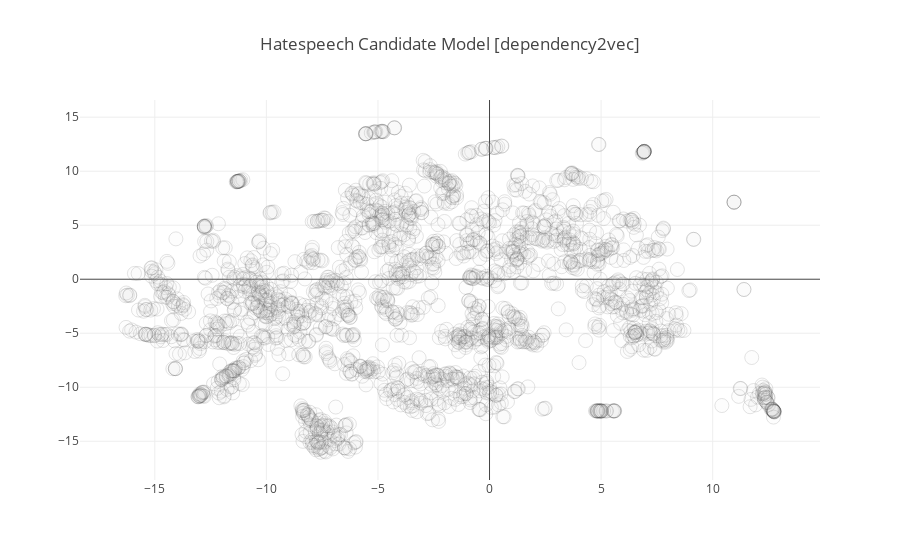

Notebook cell for this chart:
### Markdown cell above
#### 3.4 Visualize the model in 2D space

### Code cell
plot_word_embedding(hs_candidates_exp6_model_X_tsne, hs_candidates_exp6_model_vocab, "Hatespeech Candidate Model [dependency2vec]", False)

### Figure 1 — Plotly figure (JSON) as saved in the notebook; plotly's stock layout.template omitted (floating-point values rounded to 4 significant figures; data arrays with more than 128 entries replaced by an {"elided": "..."} marker saying what was removed)
{"data": [{"marker": {"color": "rgba(217, 217, 217, 0.14)", "line": {"width": 0.5}, "opacity": 0.3, "size": 14}, "mode": "markers", "text": null, "type": "scatter", "x": {"elided": "2000 float values"}, "y": {"elided": "2000 float values"}}], "layout": {"title": "Hatespeech Candidate Model [dependency2vec]"}}
